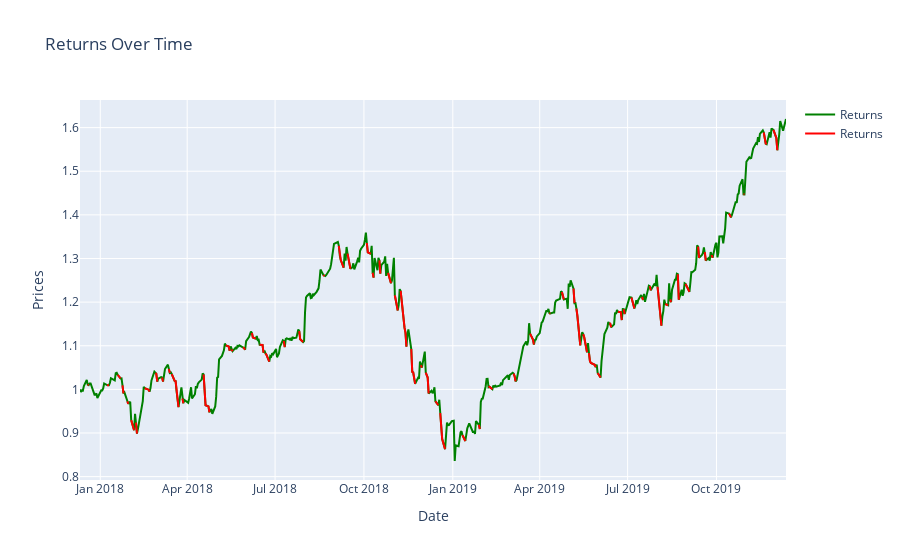

Write notebook code for a chart like this one.
### Code cell
df['Normal Returns']=df['Adj Close']/df['Adj Close'][0]

data1=go.Scatter(
    x=df.index,
    y=df['Normal Returns'],
    mode='lines',
    name='Returns',
    marker=dict(size=14,color='green',line=dict(width=2)))

data2=go.Scatter(
    x=df.index,
    y=df['Normal Returns'].where(df['returns']<0),
    mode='lines',
    name='Returns',
    marker=dict(size=14,color='red',line=dict(width=2)))



data=[data1,data2]

layout=go.Layout(
title='Returns Over Time',
xaxis=dict(title='Date'),
yaxis=dict(title='Prices'),
hovermode='closest'

)
figure=go.Figure(data=data,layout=layout)
iplot(figure)

### Figure 1 — Plotly figure (JSON) as saved in the notebook; plotly's stock layout.template omitted (floating-point values rounded to 4 significant figures; data arrays with more than 128 entries replaced by an {"elided": "..."} marker saying what was removed)
{"data": [{"marker": {"color": "green", "line": {"width": 2}, "size": 14}, "mode": "lines", "name": "Returns", "type": "scatter", "x": {"elided": "505 str values"}, "y": {"elided": "505 float values"}}, {"marker": {"color": "red", "line": {"width": 2}, "size": 14}, "mode": "lines", "name": "Returns", "type": "scatter", "x": {"elided": "505 str values"}, "y": {"elided": "505 float values"}}], "layout": {"hovermode": "closest", "title": {"text": "Returns Over Time"}, "xaxis": {"title": {"text": "Date"}}, "yaxis": {"title": {"text": "Prices"}}}}
